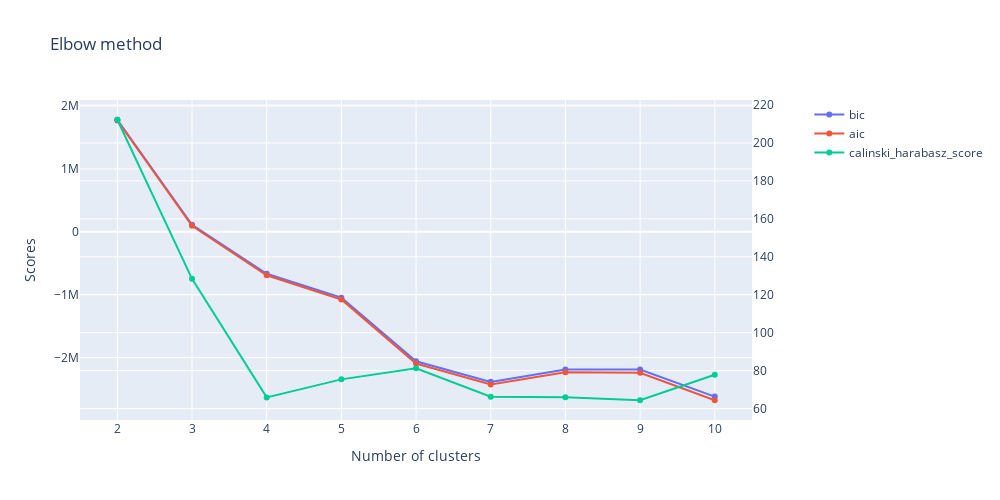

The notebook cell saved with this chart:
### Code cell
scores = []
for i in range(2, 11):
    gmm = GaussianMixture(n_components=i, covariance_type='diag', random_state=0)
    gmm.fit(m.X)
    y = gmm.fit_predict(m.X)
    scores.append([
        i,
        gmm.bic(m.X),
        gmm.aic(m.X),
        calinski_harabasz_score(m.X,gmm.predict(m.X))
    ])

scores = pd.DataFrame(scores, columns=['n_clusters', 'bic', 'aic', 'calinski_harabasz_score'])
scores
fig = make_subplots(specs=[[{"secondary_y": True}]])
for metric in scores.columns[1:]:
    if metric == 'calinski_harabasz_score':
        fig.add_trace(go.Scatter(x=scores.n_clusters, y=scores[metric], name=metric), secondary_y=True)
    else:
        fig.add_trace(go.Scatter(x=scores.n_clusters, y=scores[metric], name=metric))
fig.update_layout(height = 500, width = 1000, title = 'Elbow method', xaxis = dict(title_text='Number of clusters'), yaxis = dict(title_text='Scores'))
fig.show()

### Figure 1 — Plotly figure (JSON) as saved in the notebook; plotly's stock layout.template omitted (floating-point values rounded to 4 significant figures)
{"data": [{"name": "bic", "type": "scatter", "x": [2, 3, 4, 5, 6, 7, 8, 9, 10], "y": [1783000.0, 111900.0, -667400.0, -1047000.0, -2060000.0, -2387000.0, -2189000.0, -2191000.0, -2622000.0]}, {"name": "aic", "type": "scatter", "x": [2, 3, 4, 5, 6, 7, 8, 9, 10], "y": [1771000.0, 94570.0, -690500.0, -1076000.0, -2095000.0, -2427000.0, -2236000.0, -2243000.0, -2679000.0]}, {"name": "calinski_harabasz_score", "type": "scatter", "x": [2, 3, 4, 5, 6, 7, 8, 9, 10], "xaxis": "x", "y": [212.2, 128.4, 65.88, 75.4, 81.19, 66.22, 65.92, 64.38, 77.86], "yaxis": "y2"}], "layout": {"height": 500, "title": {"text": "Elbow method"}, "width": 1000, "xaxis": {"anchor": "y", "domain": [0, 0.94], "title": {"text": "Number of clusters"}}, "yaxis": {"anchor": "x", "domain": [0, 1], "title": {"text": "Scores"}}, "yaxis2": {"anchor": "x", "overlaying": "y", "side": "right"}}}
